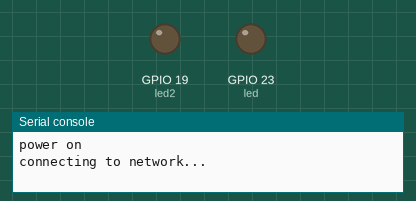
This program was run on a simulated ESP32 board running MicroPython. On the bench: output pins drawn as LEDs (lit = HIGH), the last lines printed to the serial console. The clock reads 2024-03-15 10:24:30 at power-on unless the program sets it; a WiFi scan finds one network, HomeNet.

Above: at 0.1 s.
At 30.1 s:
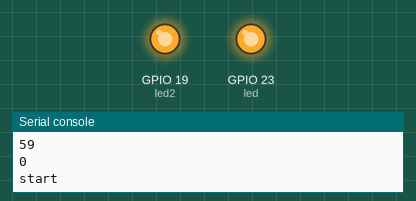
At 100.1 s:
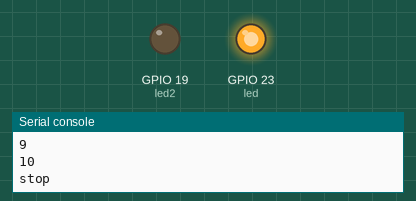
Timing chart, 0 to 101.6 s (numbered marks = the images above):
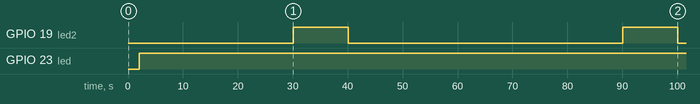

The program:

do.py
```python
import prog.config as config
import prog.net as net

import time
import ntptime
from machine import Pin, Timer, RTC

def time1000ms(tim):
    global led,led2
    now_sec = rtc.datetime()[6]
    print(now_sec)
    if(now_sec == 0):
        print("start")
        led2.on()
    if(now_sec == 10):
        print("stop")
        led2.off()

if __name__ == "__main__":
    led = Pin(23,Pin.OUT)
    led2 = Pin(19,Pin.OUT)

    print("power on")

    wifi = net.do_connect(config.NET_CONFIG)
    ntptime.host = "ntp.nict.jp"
    ntptime.settime()

    rtc = RTC()
    rtc.datetime()

    led.on()
    tim = Timer(0)
    tim.init(period=1000, callback=time1000ms)
```

config.py
```python
NET_CONFIG = [("",""),("","")]
```

net.py
```python
import network
import time

def do_connect(wifi_config):
    # Wi-Fiに接続
    sta_if = network.WLAN(network.STA_IF)
    if not sta_if.isconnected():
        print('connecting to network...')
        sta_if.active(True)

        scandata = sta_if.scan()

        for scan in scandata:
            for config in wifi_config:
                if(scan[0].decode() == config[0] and not sta_if.isconnected()):
                    print(f"SSID: {scan[0].decode()}")
                    sta_if.connect(config[0], config[1])
                    while not sta_if.isconnected():
                        time.sleep(0.2)
                        print(".",end="")
    print('connected: ' , sta_if.config('essid'))
    return sta_if
```

Measured:
- by itself, GPIO 19 (led2): alternates HIGH for 10.0 s and LOW for 50.0 s
- by itself, GPIO 23 (led): LOW → HIGH at 2.1 s
